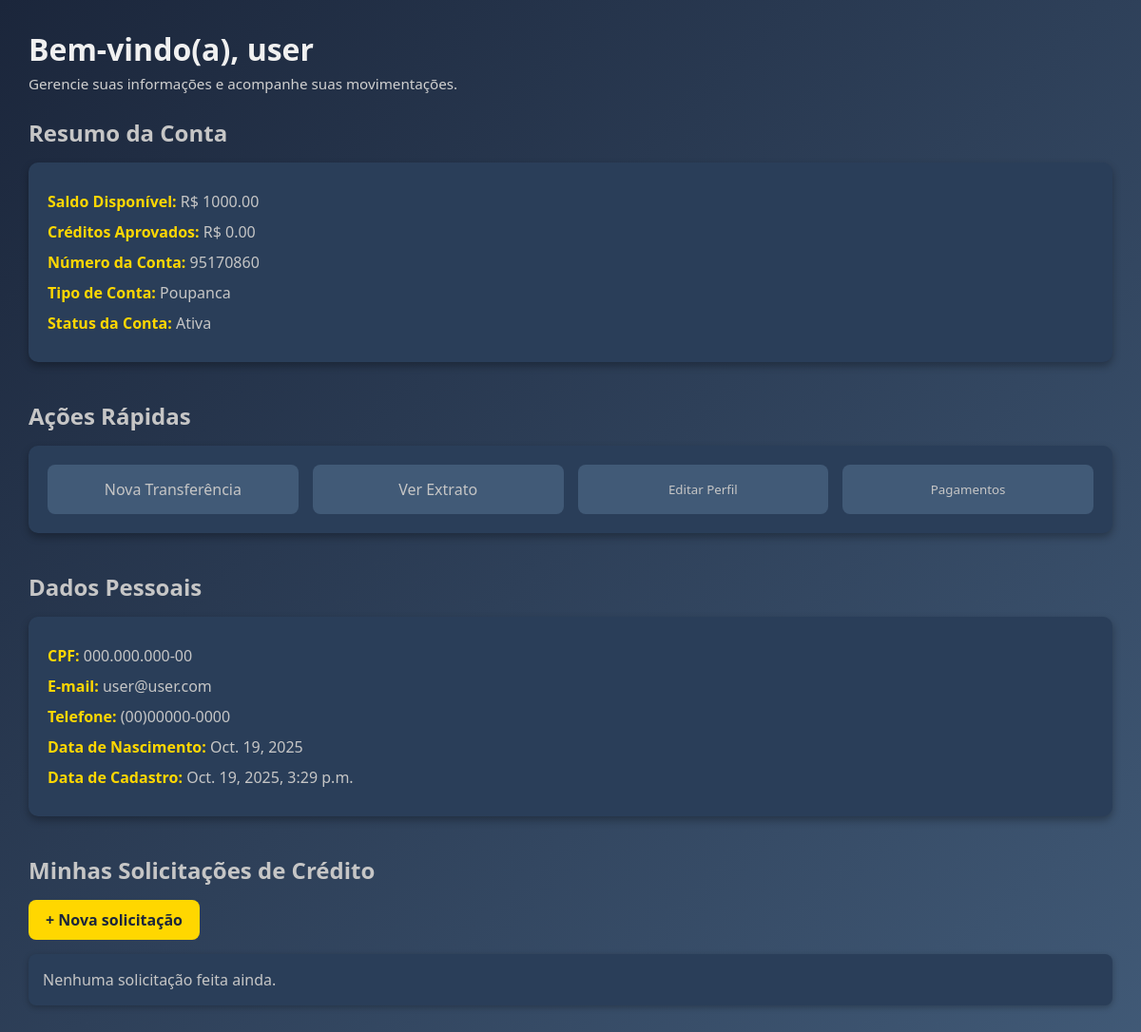
/users/perfil/ (signed in), run on an earlier commit of the app's database.
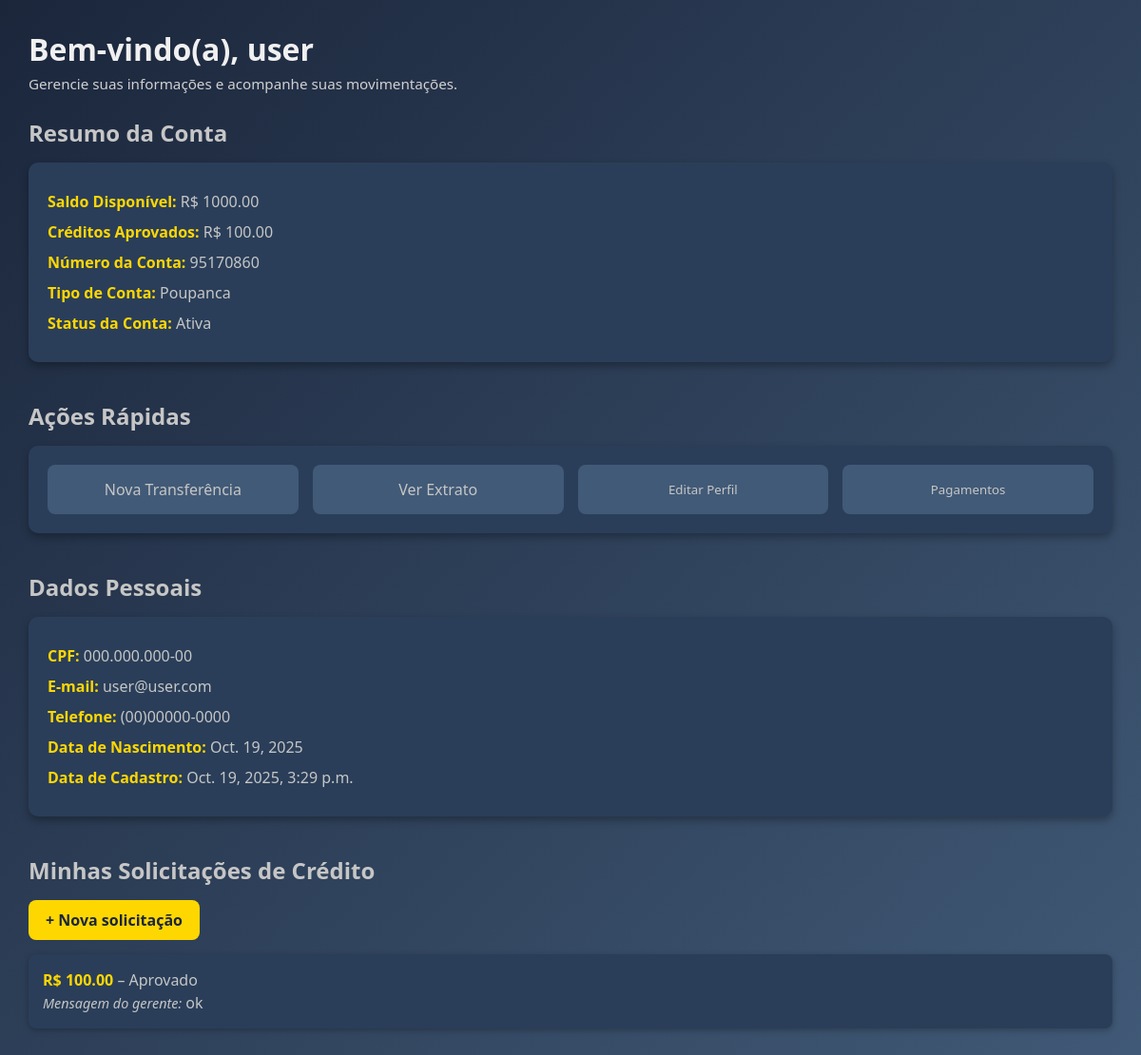
And on a later commit of the database.
### users/models.py (models this page shows, shortened)
class Cliente(models.Model):
    gerente_responsavel = models.ForeignKey(
        Gerente,
        on_delete=models.SET_NULL,
        null=True,
        blank=True,
        related_name="clientes"
    )
    numero_da_conta = models.CharField(
        max_length=20,
        unique=True,
        default=gerar_numero_conta
    )
    cpf = models.CharField(max_length=14, unique=True, validators=[cpf_validator])
    username = models.CharField(max_length=150)
    email = models.EmailField(unique=True)
    password = models.CharField(max_length=128)
    data_de_nascimento = models.DateField()
    telefone = models.CharField(max_length=14, validators=[telefone_validator])
    data_de_cadastro = models.DateTimeField(auto_now_add=True)
    saldo = models.DecimalField(max_digits=10, decimal_places=2, default=0.00)
    tipo_de_conta = models.CharField(
        max_length=20,
        choices=[
            ('corrente', 'Conta Corrente'),
            ('poupanca', 'Conta Poupança'),
            ('salario', 'Conta Salário'),
        ]
    )
    status_conta = models.CharField(max_length=20, default='ativa')
    admUser = models.BooleanField(default=False)
    creditos = models.DecimalField(max_digits=10, decimal_places=2, default=0.00)

class SolicitacaoCredito(models.Model):
    STATUS_CHOICES = [
        ('pendente', 'Pendente'),
        ('aprovado', 'Aprovado'),
        ('negado', 'Negado'),
    ]
    cliente = models.ForeignKey(
        Cliente,
        on_delete=models.CASCADE,
        related_name='solicitacoes'
    )
    gerente = models.ForeignKey(
        Gerente,
        on_delete=models.SET_NULL,
        null=True,
        blank=True,
        related_name='solicitacoes_recebidas'
    )
    valor = models.DecimalField(max_digits=10, decimal_places=2)
    motivo = models.TextField()
    data_solicitacao = models.DateTimeField(auto_now_add=True)
    status = models.CharField(max_length=10, choices=STATUS_CHOICES, default='pendente')
    resposta_gerente = models.TextField(blank=True, null=True)

### users/views.py (the view, shortened to what this page needs)
# urls.py: path('perfil/', views.view_perfil, name='perfil'),
def view_perfil(request):
    if "user_id" not in request.session:
        return redirect("users:login")
    user_id = request.session["user_id"]
    admUser = request.session.get("admUser", False)
    user = Cliente.objects.get(id=user_id)
    return render(request, "users/perfil/cliente/index.html", {"user": user})

### templates/users/perfil/cliente/index.html (shortened to what this page needs)
<!DOCTYPE html>
<html lang="pt-BR">
<head>
    {% load static %}
    <link rel="stylesheet" href="{% static 'perfil/cliente/index/style.css' %}">
</head>
<body>
    <div class="dashboard-container">
        <main class="main-content">
            <header class="main-header">
                <h1>Bem-vindo(a), {{ user.username }}</h1>
                <p>Gerencie suas informações e acompanhe suas movimentações.</p>
            </header>
            <section class="account-overview">
                <h2>Resumo da Conta</h2>
                <div class="card">
                    <p><strong>Saldo Disponível:</strong> R$ {{ user.saldo }}</p>
                    <p><strong>Créditos Aprovados:</strong> R$ {{ user.creditos }}</p>
                    <p><strong>Número da Conta:</strong> {{ user.numero_da_conta }}</p>
                    <p><strong>Tipo de Conta:</strong> {{ user.tipo_de_conta|capfirst }}</p>
                    <p><strong>Status da Conta:</strong> {{ user.status_conta|capfirst }}</p>
                </div>
            </section>
            <section class="quick-actions">
                <h2>Ações Rápidas</h2>
                <div class="card actions-grid">
                    <a href="{% url 'users:transferencia' %}" class="action-btn">Nova Transferência</a>
                    <a href="{% url 'users:extrato' %}" class="action-btn">Ver Extrato</a>
                    <button class="action-btn">Editar Perfil</button>
                    <button class="action-btn">Pagamentos</button>
                </div>
            </section>
            <section class="personal-info">
                <h2>Dados Pessoais</h2>
                <div class="card">
                    <p><strong>CPF:</strong> {{ user.cpf }}</p>
                    <p><strong>E-mail:</strong> {{ user.email }}</p>
                    <p><strong>Telefone:</strong> {{ user.telefone }}</p>
                    <p><strong>Data de Nascimento:</strong> {{ user.data_de_nascimento }}</p>
                    <p><strong>Data de Cadastro:</strong> {{ user.data_de_cadastro }}</p>
                </div>
            </section>
            <section class="credit-requests">
                <h2>Minhas Solicitações de Crédito</h2>
                <a href="{% url 'users:solicitar_credito' %}" class="btn-solicitacoes">+ Nova solicitação</a>
                <ul class="credit-list">
                    {% for s in user.solicitacoes.all %}
                        <li>
                            <strong>R$ {{ s.valor }}</strong> – {{ s.status|title }}
                            {% if s.resposta_gerente %}
                                <br><em>Mensagem do gerente:</em> {{ s.resposta_gerente }}
                            {% endif %}
                        </li>
                    {% empty %}
                        <li>Nenhuma solicitação feita ainda.</li>
                    {% endfor %}
                </ul>
            </section>
        </main>
    </div>
</body>
</html>

What changed in the data, as far as the page shows it:
changed Cliente "user": creditos "0.00" → "100.00"
added SolicitacaoCredito: valor "100.00", status "Aprovado", resposta_gerente "ok"
Also different on the page:
text no longer shown: "Nenhuma solicitação feita ainda."
